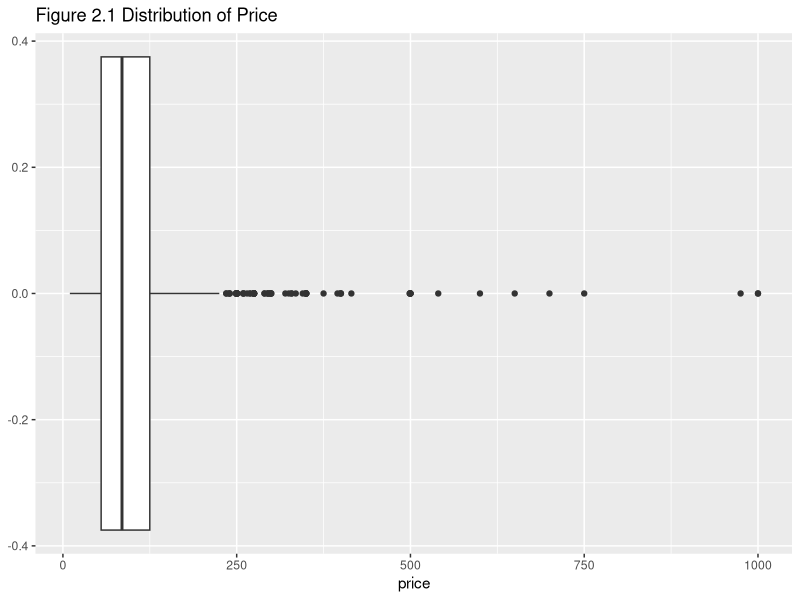
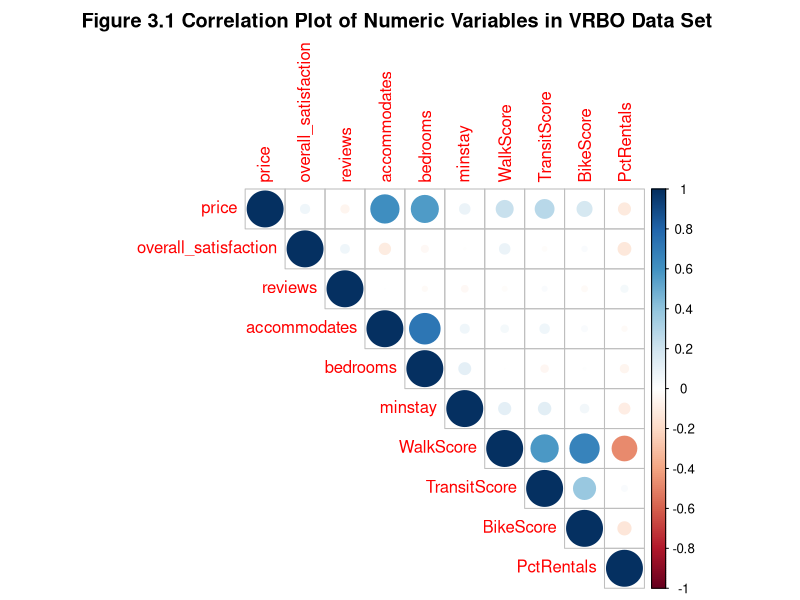
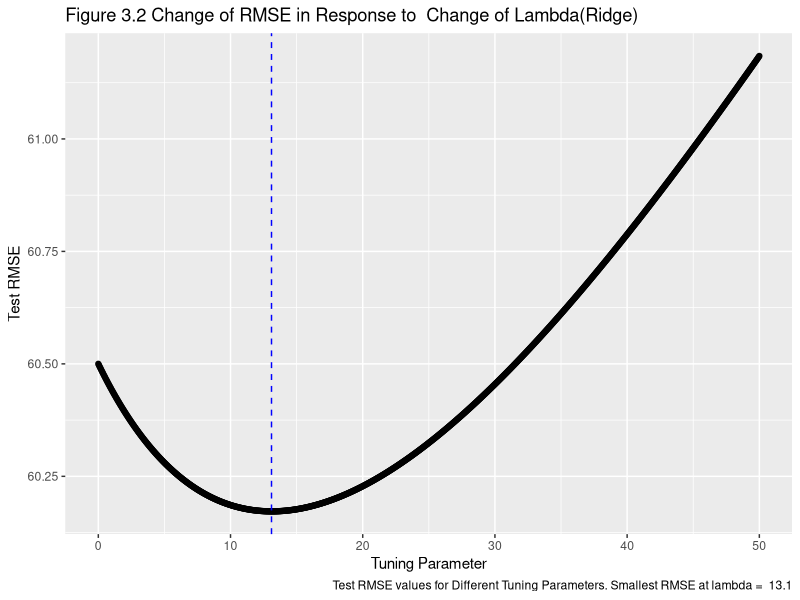
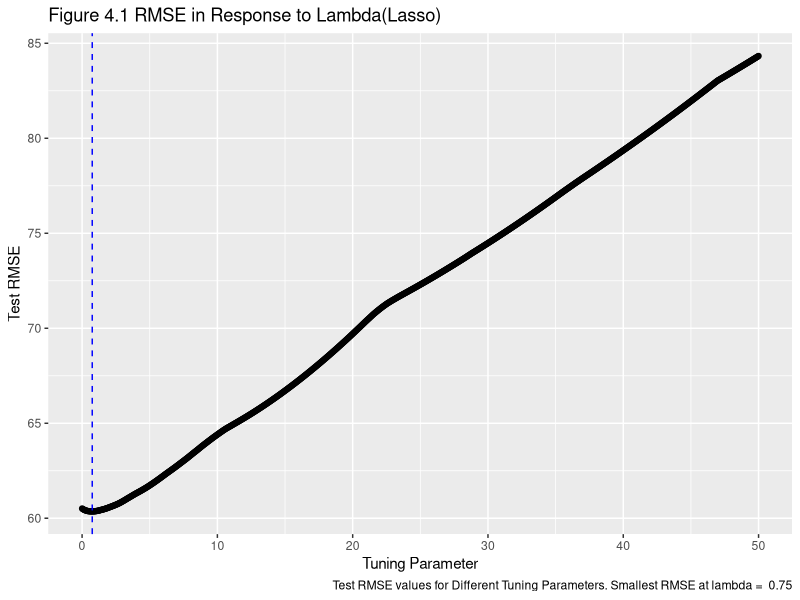

Reproduce these figures in R, in order.
## ---- chunk 1
knitr::opts_chunk$set(echo = FALSE)
## ---- chunk 2
##Here we load the packages needed
library(ggplot2)
library(broom)
library(gridExtra)
library(dplyr)
library(class)
library(tidyverse)
library(gridExtra)
library(leaps)
library(corrplot)
library(RColorBrewer)
library(glmnet)
library(xtable)
## ---- chunk 3
VRBOData<-read.csv("VRBO.csv")
## ---- chunk 4
glimpse(VRBOData)
## ---- chunk 5
# Find out the number of missing values in the VRBO data set
knitr::kable(sum(is.na(VRBOData)),caption = "Table 2.1 Number of Missing Values")
#Remove rows with missing values and adjust the scales 
vrboCleaned<-VRBOData%>%
  na.omit(VRBOData)%>%
  select(-UnitNumber)
#vrboCleaned$PctRentals=as.numeric((vrboCleaned$PctRentals)*100)
## ---- chunk 6
ggplot(data=vrboCleaned,aes(x=price))+
  geom_boxplot()+
  ggtitle("Figure 2.1 Distribution of Price")
## ---- chunk 7
#convert character features into factor
vrboCleaned$neighborhood <-as.factor(vrboCleaned$neighborhood)
vrboCleaned$room_type <-as.factor(vrboCleaned$room_type)
vrboCleaned$district<-as.factor(vrboCleaned$district)

## ---- chunk 8
#Obtain correlation between features and save it as an object
M<-cor(vrboCleaned[,-c(4,8,9)])
#Create correlation plot
corrplot(M, method= "circle",type = "upper",title="Figure 3.1 Correlation Plot of Numeric Variables in VRBO Data Set ",mar = c(0,0,2,0))
#M
## ---- chunk 9
# Create the design matrix for ridge regression
XD <- model.matrix(price ~., data = vrboCleaned)
## ---- chunk 10
#Set seed for random sampling
set.seed(1)
#Run cross validation for lambda value from 1 to 50(increment by 0.05 for each run)
ridge.modFind_Lambda <- cv.glmnet(XD[,-1], vrboCleaned$price , alpha = 0 , lambda = seq(from=0, to=50,by=0.05) , standardize = TRUE)
## ---- chunk 11
##Load a function for creating the plot of RMSE in response of change in Lambda
ridgePlot <- function(ridge.mod, metric, title){
  library(ggplot2)
  
  smallestLambda <- ridge.mod$lambda[which.min(ridge.mod$cvm)] 
  
  if(metric == "MSE"){
  g1 <- ggplot( data.frame(ridge.mod$lambda), aes( x = ridge.mod$lambda, y = (ridge.mod$cvm))) + geom_point() + geom_vline( xintercept = smallestLambda, col = "blue" , lty = 2 ) +  labs(caption = paste("Test MSE values for Different Tuning Parameters. Smallest MSE at lambda = ", smallestLambda), title = title, y = "Test MSE", x = "Tuning Parameter")
  
  }
  
  if(metric == "RMSE"){
  g1 <- ggplot( data.frame(ridge.mod$lambda), aes( x = ridge.mod$lambda, y = sqrt(ridge.mod$cvm))) + geom_point() + geom_vline( xintercept = smallestLambda, col = "blue" , lty = 2 ) +  labs(caption = paste("Test RMSE values for Different Tuning Parameters. Smallest RMSE at lambda = ", smallestLambda), title = title, y = "Test RMSE", x = "Tuning Parameter")

  }
  
  g1
}
## ---- chunk 12
#Using the ridgePlot function(imported) to create graph of RMSE in response to Lambda
ridgePlot(ridge.modFind_Lambda, metric = "RMSE" , title ="Figure 3.2 Change of RMSE in Response to  Change of Lambda(Ridge)" )
## ---- chunk 13
#Create dataframe to hold lambda value
CV_result_ridge<-data.frame("Lambda" = ridge.modFind_Lambda$lambda,"MSE" = ridge.modFind_Lambda$cvm,"RMSE" = sqrt(ridge.modFind_Lambda$cvm))
smallestRidge_MSE<-which.min(CV_result_ridge$MSE)
smallestRidge_RMSE<-which.min(CV_result_ridge$RMSE)
#CV_result_ridge[smallestRidge_MSE,]
## ---- chunk 14
knitr::kable(CV_result_ridge[smallestRidge_RMSE,],caption = "Table 3.1 RMSE of Model with Chosen Lambda(Ridge)")

## ---- chunk 15
#Use ridge regression to fit the final model with chosen tuning parameter
ridge.mod_Final <- glmnet(XD[,-1], vrboCleaned$price , alpha = 0 , lambda = 13.1 , standardize = TRUE)
#Save coefficients for the ridge final model
Betas_ridge<-as.numeric(coefficients(ridge.mod_Final))
#Create a dataframe to hold the coefficients from ridge final model
ridge_coef<-data.frame("Coefficients" = Betas_ridge)
#Add a column with feature names corresponding to each coefficient
rownames(ridge_coef)<-colnames(XD)
#Create formatted table for coefficients
knitr::kable(ridge_coef,caption = "Table 3.2 Coefficients of Model using Ridge Regression")

## ---- chunk 16
knitr::kable(sum(ridge_coef$Coefficients!=0)-1,caption = "Table 3.3 Number of Features in Final Ridge Model")

## ---- chunk 17
#Set seed for random sampling process within the cv.glmnet
set.seed(1)
#Fit modesls for a serie of lambda values, respectively 
Lasso.modFind_Lambda <- cv.glmnet(XD[,-1], vrboCleaned$price , alpha = 1 , lambda = seq(from=0, to=50,by=0.05) , standardize = TRUE)

#Plot the change of RMSE in reponse to lambda values
ridgePlot(Lasso.modFind_Lambda, metric = "RMSE" , title ="Figure 4.1 RMSE in Response to Lambda(Lasso)" )

## ---- chunk 18
#save result of lambda , MSE, RMSE to a data frame and get the smallest RMSE and corresponding lambda
CV_result_lasso<-data.frame("Lambda" = Lasso.modFind_Lambda$lambda,"MSE" = Lasso.modFind_Lambda$cvm,"RMSE" = sqrt(Lasso.modFind_Lambda$cvm))
smallestLasso_MSE<-which.min(CV_result_lasso$MSE)
smallestLasso_RMSE<-which.min(CV_result_lasso$RMSE)
CV_result_lasso[smallestLasso_MSE,]
CV_result_lasso[smallestLasso_RMSE,]
## ---- chunk 19
knitr::kable(CV_result_lasso[smallestLasso_RMSE,]
, caption = "Table 4.1 RMSE with Chosen Lambda(Lasso)")
## ---- chunk 20
lasso.mod_Final <- glmnet(XD[,-1], vrboCleaned$price , alpha = 1 , lambda = 0.75 , standardize = TRUE)
Betas_lasso<-as.numeric(coefficients(lasso.mod_Final))
lasso_coef<-data.frame("Coefficients" = Betas_lasso,"Selecting Status" = ifelse(Betas_lasso==0,"Removed",""))

rownames(lasso_coef)<-colnames(XD)
knitr::kable(lasso_coef,caption = "Table 4.2 Coefficients of Model using Lasso Regression")

## ---- chunk 21
knitr::kable(sum(lasso_coef$Selecting.Status!="Removed"),caption = "Table 4.3 Number of Features in Final Lasso Model")
## ---- chunk 22
#Set a sequence of numbers from 0 to 1, increment by 0.01 each time 
alphaseq<-seq(from = 0, to = 1, by = 0.01)
#Create empty data frame to hold alpha, lambda and RMSE of each model fitted with corresponding tuning parameter
storageElastic<-data.frame("Alpha" = rep(NA,length(alphaseq)), "Lambda" = rep(NA,length(alphaseq)),"MSE" = rep(NA, length(alphaseq)) ,"RMSE" = rep(NA,length(alphaseq)))

a=1
#Set seed for random sampling 
set.seed(1)
#Loop to test each lambda and alpha and save MSE, RMSE with corresponding lambda and alpha to a dataframe
for(i in alphaseq){
  Elastic.modFind<-cv.glmnet(XD[,-1],vrboCleaned$price,alpha = i, lambda = seq(from = 0, to = 25,by = .5))
  storageElastic$Lambda[a]<-Elastic.modFind$lambda.min
  storageElastic$MSE[a]<-min(Elastic.modFind$cvm)
  storageElastic$RMSE[a]<-sqrt((min(Elastic.modFind$cvm)))
  storageElastic$Alpha[a]<-i
  a=a+1
}

## ---- chunk 23
#Get the smallest RMSE value as well as corresponding lambda and alpha
smallestElastic_RMSE<-which.min(storageElastic$RMSE)
knitr::kable(storageElastic[smallestElastic_RMSE,],caption = "Table 5.1 Smallest RMSE with Corresponding Alpha and Lambda")

## ---- chunk 24
elastic.modFinal<-glmnet(XD[,-1],vrboCleaned$price,alpha = 0.15,lambda = 5)

Betas_elastic<-as.numeric(coefficients(elastic.modFinal))
elastic_coef<-data.frame("Coefficients" = Betas_elastic,"Selecting Status" = ifelse(Betas_elastic==0,"Removed",""))
rownames(elastic_coef)<-colnames(XD)

knitr::kable(elastic_coef,caption = "Table  5.2 Coefficients of Model using Elastic Net")
## ---- chunk 25
knitr::kable(sum(elastic_coef$Selecting.Status!="Removed")-1,caption = "Table 5.3 Number of Features in Final Elastic Net Model")
## ---- chunk 26
#Create a data frama to hold all the coefficeints from each regression model
Coefficient_Comparison<-data.frame("Ridge" = rep(NA,62), "Lasso" = rep(NA,62),"Elastic Net" = rep(NA,62))
#Assign coefficients to corresponding columns in the data set
Coefficient_Comparison$Ridge=ridge_coef$Coefficients
Coefficient_Comparison$Lasso=lasso_coef$Coefficients
Coefficient_Comparison$Elastic.Net=elastic_coef$Coefficients

knitr::kable(Coefficient_Comparison,caption = "Table 6.1 Coefficients of Ridge, Lasso and Elastic Net Regression")
